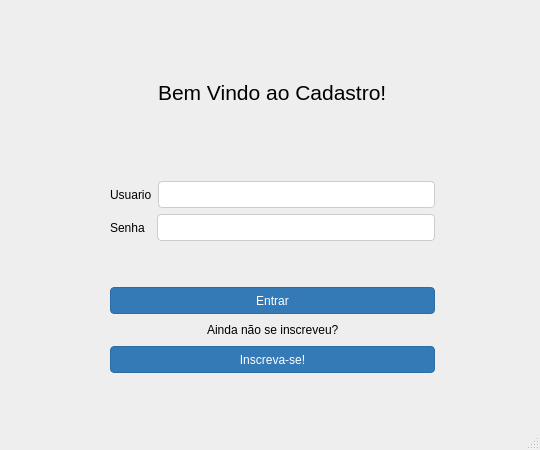
<?xml version="1.0" encoding="UTF-8"?>
<ui version="4.0">
 <class>MainWindow</class>
 <widget class="QMainWindow" name="MainWindow">
  <property name="geometry">
   <rect>
    <x>0</x>
    <y>0</y>
    <width>540</width>
    <height>450</height>
   </rect>
  </property>
  <property name="windowTitle">
   <string>Login</string>
  </property>
  <property name="styleSheet">
   <string notr="true">QLineEdit{
	color: #555;
    background-color: #fff;
    background-image: none;
    border: 1px solid #ccc;
    border-radius: 4px;
	height: 25px;	
}
QMainWindow{	
	background-color: #eee;
}
QPushButton{
	width: 100px;
    color: #fff;
    background-color: #337ab7;
	font-size: 12px;
    line-height: 1.3333333;
    border: 1px solid #2e6da4;
    border-radius: 4px;
	height: 25px;	
}</string>
  </property>
  <widget class="QWidget" name="centralwidget">
   <widget class="QWidget" name="layoutWidget">
    <property name="geometry">
     <rect>
      <x>110</x>
      <y>80</y>
      <width>325</width>
      <height>293</height>
     </rect>
    </property>
    <layout class="QVBoxLayout" name="verticalLayout_5">
     <item>
      <layout class="QVBoxLayout" name="verticalLayout_3">
       <item>
        <layout class="QHBoxLayout" name="horizontalLayout_4">
         <item>
          <spacer name="horizontalSpacer_3">
           <property name="orientation">
            <enum>Qt::Horizontal</enum>
           </property>
           <property name="sizeHint" stdset="0">
            <size>
             <width>40</width>
             <height>20</height>
            </size>
           </property>
          </spacer>
         </item>
         <item>
          <widget class="QLabel" name="label">
           <property name="font">
            <font>
             <pointsize>16</pointsize>
            </font>
           </property>
           <property name="text">
            <string>Bem Vindo ao Cadastro!</string>
           </property>
          </widget>
         </item>
         <item>
          <spacer name="horizontalSpacer_4">
           <property name="orientation">
            <enum>Qt::Horizontal</enum>
           </property>
           <property name="sizeHint" stdset="0">
            <size>
             <width>40</width>
             <height>20</height>
            </size>
           </property>
          </spacer>
         </item>
        </layout>
       </item>
       <item>
        <spacer name="verticalSpacer">
         <property name="orientation">
          <enum>Qt::Vertical</enum>
         </property>
         <property name="sizeHint" stdset="0">
          <size>
           <width>20</width>
           <height>40</height>
          </size>
         </property>
        </spacer>
       </item>
      </layout>
     </item>
     <item>
      <layout class="QVBoxLayout" name="verticalLayout_4">
       <item>
        <layout class="QVBoxLayout" name="verticalLayout">
         <item>
          <layout class="QHBoxLayout" name="horizontalLayout">
           <item>
            <widget class="QLabel" name="label_2">
             <property name="text">
              <string>Usuario</string>
             </property>
            </widget>
           </item>
           <item>
            <widget class="QLineEdit" name="lineEditUser">
             <property name="styleSheet">
              <string notr="true">lineEditUser{
	color: #555;
    background-color: #fff;
    background-image: none;
    border: 1px solid #ccc;
    border-radius: 4px;
}</string>
             </property>
            </widget>
           </item>
          </layout>
         </item>
         <item>
          <layout class="QHBoxLayout" name="horizontalLayout_2">
           <property name="spacing">
            <number>12</number>
           </property>
           <item>
            <widget class="QLabel" name="label_3">
             <property name="text">
              <string>Senha</string>
             </property>
            </widget>
           </item>
           <item>
            <widget class="QLineEdit" name="lineEditPass">
             <property name="inputMask">
              <string notr="true"/>
             </property>
             <property name="echoMode">
              <enum>QLineEdit::Password</enum>
             </property>
            </widget>
           </item>
          </layout>
         </item>
        </layout>
       </item>
       <item>
        <spacer name="verticalSpacer_2">
         <property name="orientation">
          <enum>Qt::Vertical</enum>
         </property>
         <property name="sizeHint" stdset="0">
          <size>
           <width>20</width>
           <height>40</height>
          </size>
         </property>
        </spacer>
       </item>
      </layout>
     </item>
     <item>
      <layout class="QVBoxLayout" name="verticalLayout_2">
       <item>
        <widget class="QPushButton" name="buttonEntrar">
         <property name="text">
          <string>Entrar</string>
         </property>
        </widget>
       </item>
       <item>
        <layout class="QHBoxLayout" name="horizontalLayout_3">
         <item>
          <spacer name="horizontalSpacer">
           <property name="orientation">
            <enum>Qt::Horizontal</enum>
           </property>
           <property name="sizeHint" stdset="0">
            <size>
             <width>40</width>
             <height>20</height>
            </size>
           </property>
          </spacer>
         </item>
         <item>
          <widget class="QLabel" name="label_4">
           <property name="text">
            <string>Ainda não se inscreveu?</string>
           </property>
          </widget>
         </item>
         <item>
          <spacer name="horizontalSpacer_2">
           <property name="orientation">
            <enum>Qt::Horizontal</enum>
           </property>
           <property name="sizeHint" stdset="0">
            <size>
             <width>40</width>
             <height>20</height>
            </size>
           </property>
          </spacer>
         </item>
        </layout>
       </item>
       <item>
        <widget class="QPushButton" name="buttonCreate">
         <property name="text">
          <string>Inscreva-se!</string>
         </property>
        </widget>
       </item>
      </layout>
     </item>
    </layout>
   </widget>
  </widget>
  <widget class="QStatusBar" name="statusbar"/>
 </widget>
 <resources/>
 <connections>
  <connection>
   <sender>buttonEntrar</sender>
   <signal>clicked()</signal>
   <receiver>MainWindow</receiver>
   <slot>show()</slot>
   <hints>
    <hint type="sourcelabel">
     <x>116</x>
     <y>225</y>
    </hint>
    <hint type="destinationlabel">
     <x>210</x>
     <y>178</y>
    </hint>
   </hints>
  </connection>
 </connections>
</ui>
